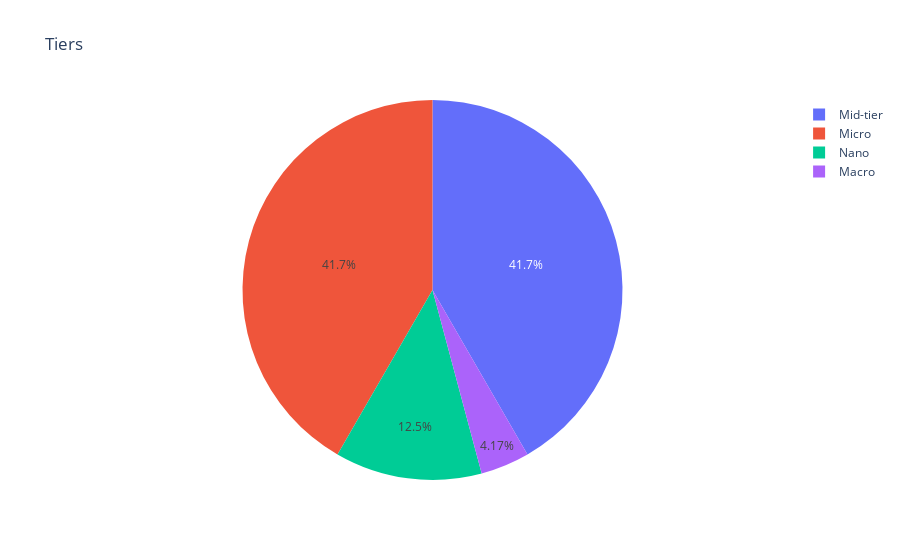

The cell this chart's notebook holds for it:
### Code cell
tier_pie = px.pie(df, names='tier', title='Tiers')
tier_pie

### Figure 1 — Plotly figure (JSON) as saved in the notebook; plotly's stock layout.template omitted (floating-point values rounded to 4 significant figures)
{"data": [{"domain": {"x": [0, 1], "y": [0, 1]}, "hovertemplate": "tier=%{label}<extra></extra>", "labels": ["Macro", "Mid-tier", "Mid-tier", "Micro", "Micro", "Mid-tier", "Micro", "Mid-tier", "Micro", "Micro", "Mid-tier", "Mid-tier", "Nano", "Micro", "Micro", "Nano", "Mid-tier", "Micro", "Mid-tier", "Nano", "Mid-tier", "Mid-tier", "Micro", "Micro"], "legendgroup": "", "name": "", "showlegend": true, "type": "pie"}], "layout": {"legend": {"tracegroupgap": 0}, "title": {"text": "Tiers"}}}
